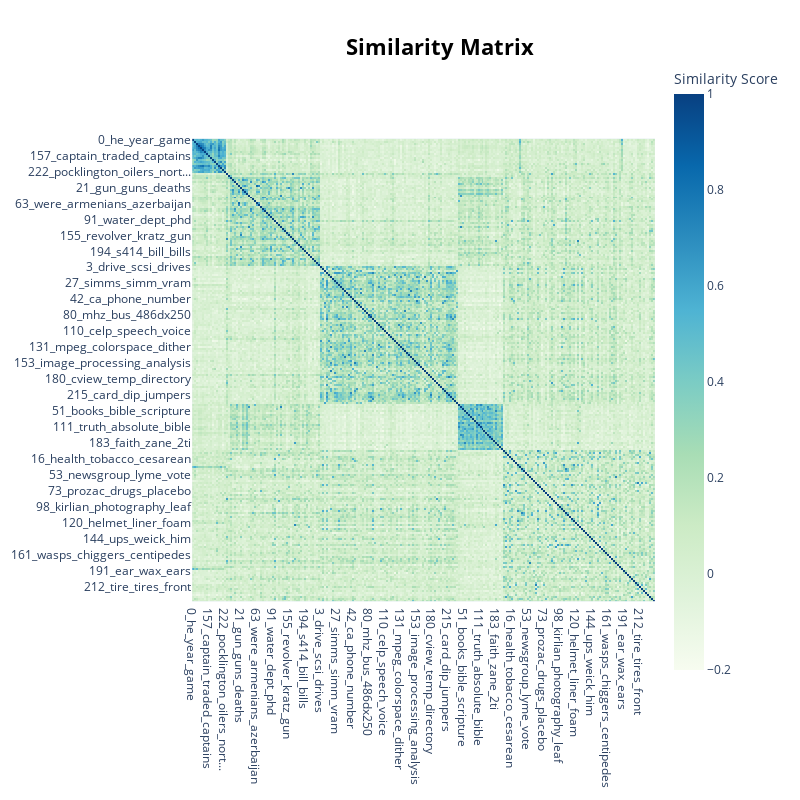

This figure's notebook cell:
### Markdown cell above
### Visualize Topic Similarity

### Code cell
topic_model.visualize_heatmap(n_clusters=5)

### Figure 1 — Plotly figure (JSON) as saved in the notebook; plotly's stock layout.template omitted (floating-point values rounded to 4 significant figures; data arrays with more than 128 entries replaced by an {"elided": "..."} marker saying what was removed)
{"data": [{"coloraxis": "coloraxis", "hovertemplate": "x: %{x}<br>y: %{y}<br>Similarity Score: %{z}<extra></extra>", "name": "0", "type": "heatmap", "x": {"elided": "232 str values"}, "xaxis": "x", "y": {"elided": "232 str values"}, "yaxis": "y", "z": {"elided": "232x232 float values"}}], "layout": {"coloraxis": {"colorbar": {"title": {"text": "Similarity Score"}}, "colorscale": [[0, "rgb(247,252,240)"], [0.125, "rgb(224,243,219)"], [0.25, "rgb(204,235,197)"], [0.375, "rgb(168,221,181)"], [0.5, "rgb(123,204,196)"], [0.625, "rgb(78,179,211)"], [0.75, "rgb(43,140,190)"], [0.875, "rgb(8,104,172)"], [1, "rgb(8,64,129)"]]}, "height": 800, "hoverlabel": {"bgcolor": "white", "font": {"family": "Rockwell", "size": 16}}, "legend": {"title": {"text": "Trend"}}, "margin": {"t": 60}, "showlegend": true, "title": {"font": {"color": "Black", "size": 22}, "text": "<b>Similarity Matrix</b>", "x": 0.55, "xanchor": "center", "y": 0.95, "yanchor": "top"}, "width": 800, "xaxis": {"anchor": "y", "constrain": "domain", "domain": [0, 1], "scaleanchor": "y"}, "yaxis": {"anchor": "x", "autorange": "reversed", "constrain": "domain", "domain": [0, 1]}}}
